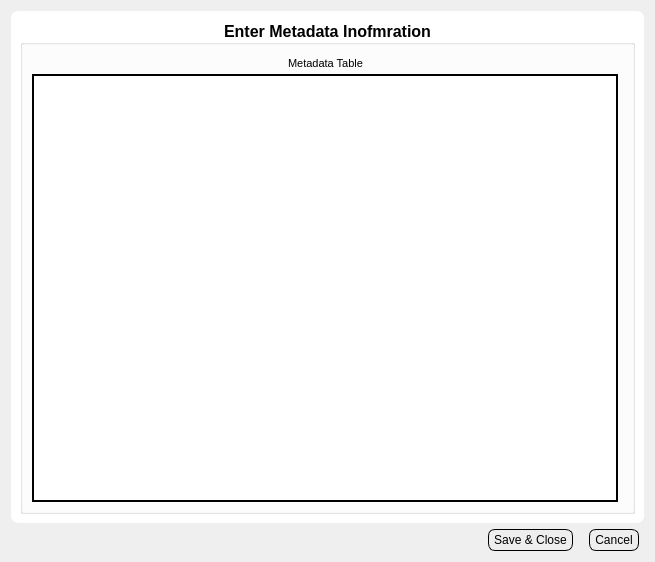
<?xml version="1.0" encoding="UTF-8"?>
<ui version="4.0">
 <class>Dialog</class>
 <widget class="QDialog" name="Dialog">
  <property name="geometry">
   <rect>
    <x>0</x>
    <y>0</y>
    <width>655</width>
    <height>562</height>
   </rect>
  </property>
  <property name="windowTitle">
   <string>Metadata Information</string>
  </property>
  <property name="styleSheet">
   <string notr="true">.QLabel{
	background: None;
	padding: 0px;
	margin: 0px;
}
.QComboBox {
    border: 1px solid gray;
    border-radius: 7px;
    padding: 2px;
	padding-left: 15px;
	background: #EEEEEE;
}
.QFrame, .QWidget{
	border-radius: 7;
	background: white;
}	



.QLineEdit{
	padding: 1px;
	border-style: solid;
	border: 1px solid black;
	border-radius: 8px;
	margin: 0px;
}

.QPushButton {
	color: black;
	background: #EEEEEE;
	border-width: 1px;
	border-color: black;
	border-style: solid;
	border-radius: 7;
	margin-top: 0px;
	maring-bottom: 0px;
	margin-left: 5px;
	margin-right:5px;	
	padding-left: 5px;
	padding-right: 5px;
	padding-top: 3px;
	padding-bottom: 3px;
}


</string>
  </property>
  <layout class="QVBoxLayout" name="verticalLayout_6">
   <item>
    <layout class="QVBoxLayout" name="verticalLayout_5">
     <item>
      <widget class="QFrame" name="frame">
       <property name="frameShape">
        <enum>QFrame::StyledPanel</enum>
       </property>
       <property name="frameShadow">
        <enum>QFrame::Raised</enum>
       </property>
       <layout class="QVBoxLayout" name="verticalLayout_4">
        <item>
         <widget class="QGroupBox" name="groupBox">
          <property name="font">
           <font>
            <pointsize>12</pointsize>
            <weight>75</weight>
            <bold>true</bold>
           </font>
          </property>
          <property name="title">
           <string>Enter Metadata Inofmration</string>
          </property>
          <property name="alignment">
           <set>Qt::AlignCenter</set>
          </property>
          <layout class="QVBoxLayout" name="verticalLayout">
           <item>
            <layout class="QVBoxLayout" name="verticalLayout_2">
             <property name="spacing">
              <number>0</number>
             </property>
             <property name="leftMargin">
              <number>0</number>
             </property>
             <property name="rightMargin">
              <number>5</number>
             </property>
             <item>
              <layout class="QHBoxLayout" name="horizontalLayout_2">
               <item>
                <spacer name="horizontalSpacer_5">
                 <property name="orientation">
                  <enum>Qt::Horizontal</enum>
                 </property>
                 <property name="sizeHint" stdset="0">
                  <size>
                   <width>40</width>
                   <height>20</height>
                  </size>
                 </property>
                </spacer>
               </item>
               <item>
                <widget class="QLabel" name="label_3">
                 <property name="sizePolicy">
                  <sizepolicy hsizetype="Fixed" vsizetype="Fixed">
                   <horstretch>0</horstretch>
                   <verstretch>0</verstretch>
                  </sizepolicy>
                 </property>
                 <property name="font">
                  <font>
                   <pointsize>8</pointsize>
                  </font>
                 </property>
                 <property name="text">
                  <string>Metadata Table</string>
                 </property>
                 <property name="alignment">
                  <set>Qt::AlignCenter</set>
                 </property>
                </widget>
               </item>
               <item>
                <spacer name="horizontalSpacer_4">
                 <property name="orientation">
                  <enum>Qt::Horizontal</enum>
                 </property>
                 <property name="sizeHint" stdset="0">
                  <size>
                   <width>40</width>
                   <height>20</height>
                  </size>
                 </property>
                </spacer>
               </item>
              </layout>
             </item>
             <item>
              <widget class="QTableView" name="tabviewMetadata">
               <property name="focusPolicy">
                <enum>Qt::ClickFocus</enum>
               </property>
               <property name="frameShape">
                <enum>QFrame::WinPanel</enum>
               </property>
               <property name="frameShadow">
                <enum>QFrame::Plain</enum>
               </property>
              </widget>
             </item>
            </layout>
           </item>
          </layout>
         </widget>
        </item>
       </layout>
      </widget>
     </item>
     <item>
      <layout class="QHBoxLayout" name="horizontalLayout_7">
       <item>
        <spacer name="horizontalSpacer_6">
         <property name="orientation">
          <enum>Qt::Horizontal</enum>
         </property>
         <property name="sizeHint" stdset="0">
          <size>
           <width>40</width>
           <height>20</height>
          </size>
         </property>
        </spacer>
       </item>
       <item>
        <widget class="QPushButton" name="btnSiteClose">
         <property name="text">
          <string>Save &amp;&amp; Close</string>
         </property>
        </widget>
       </item>
       <item>
        <widget class="QPushButton" name="btnCancel">
         <property name="text">
          <string>Cancel</string>
         </property>
        </widget>
       </item>
      </layout>
     </item>
    </layout>
   </item>
  </layout>
 </widget>
 <resources/>
 <connections/>
</ui>
